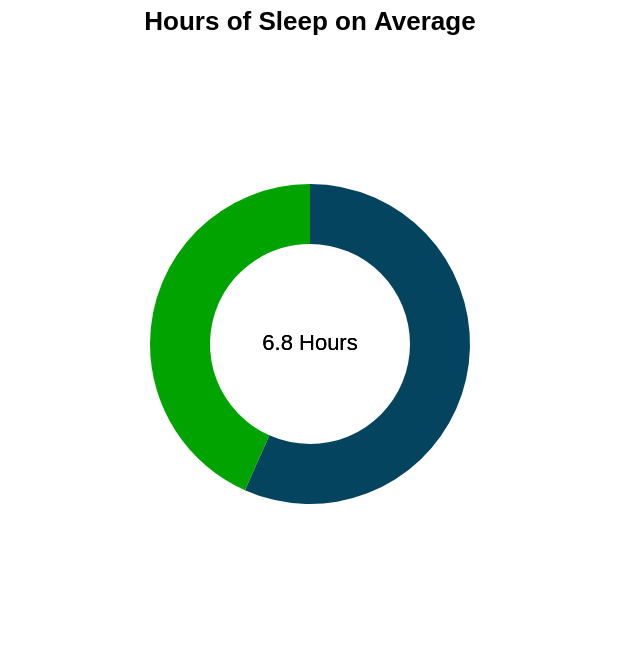

The Vega-Lite source for this figure:
### Vega-Lite specification from a JSON file in a GitHub repository (floating-point values rounded to 4 significant figures)
{"$schema": "https://vega.github.io/schema/vega-lite/v5.json", "description": "Hours of Sleep on Average", "title": "Hours of Sleep on Average", "width": 300, "height": 300, "layer": [{"mark": {"type": "arc", "innerRadius": 50, "outerRadius": 80}, "encoding": {"theta": {"field": "value", "type": "quantitative"}, "color": {"field": "category", "type": "nominal", "legend": null, "scale": {"range": {"field": "color"}}}, "order": {"field": "value", "type": "quantitative", "sort": "descending"}, "tooltip": [{"field": "category", "type": "nominal", "title": "Type"}, {"field": "value", "type": "quantitative", "title": "Hours"}]}}, {"mark": "text", "encoding": {"text": {"value": "6.8 Hours"}, "color": {}}}], "data": {"values": [{"category": "Average Sleep", "value": 6.8, "color": "#05445E"}, {"category": "Rest of the Day", "value": 5.2, "color": "#00A300"}]}}
